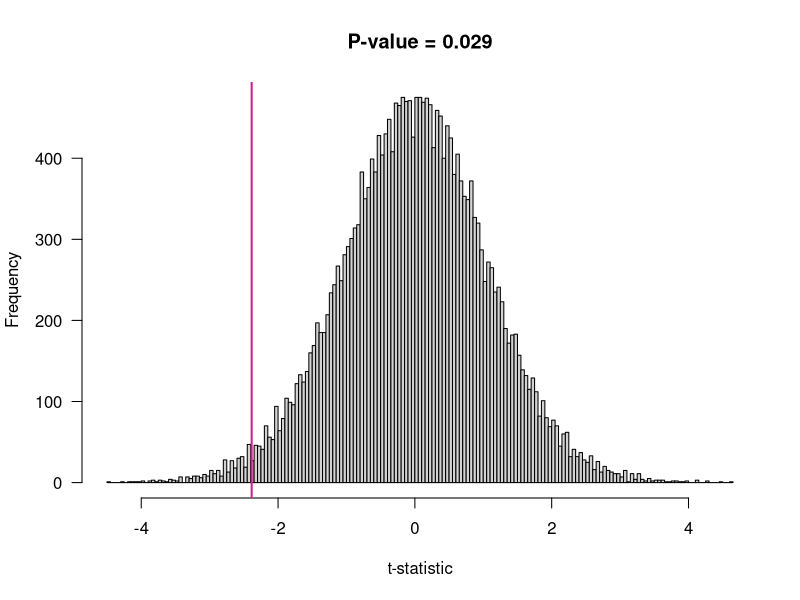
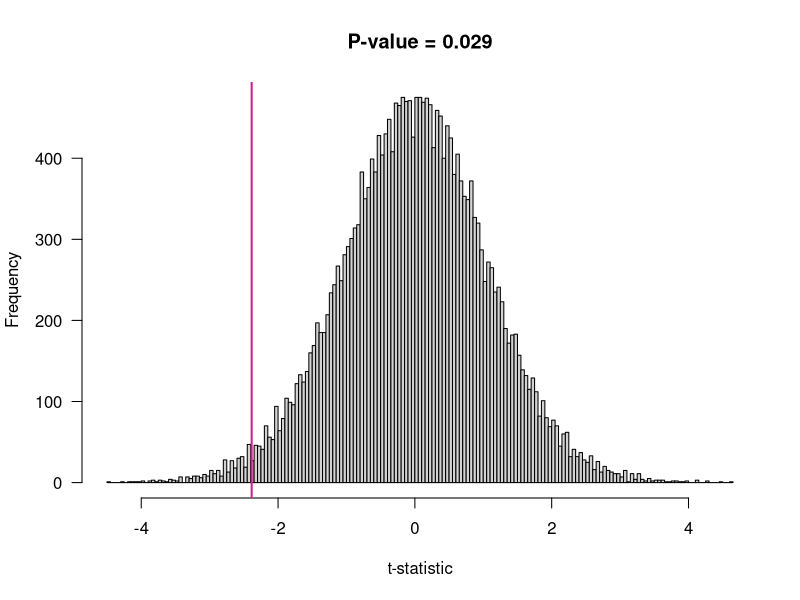

These charts were generated, in order, by the following R code:
## ---- chunk 1
# R code to perform an exhaustive permutation test
# (with the t-statistic) and plot the results

# Utility function
#     returns binary representation of 1:(2^n)
binary.v <-
    function(n)
{
    x <- 1:(2^n)
    mx <- max(x)
    digits <- floor(log2(mx))
    ans <- 0:(digits-1); lx <- length(x)
    x <- matrix(rep(x,rep(digits, lx)),ncol=lx)
    (x %/% 2^ans) %% 2
}

# exhaustive permutation test with the t-statistic
perm.test <-
    function(x, y, var.equal=TRUE)
{
    # number of data points
    kx <- length(x)
    ky <- length(y)
    n <- kx + ky

    # Data re-compiled
    X <- c(x,y)
    z <- rep(1:0,c(kx,ky))

    tobs <- t.test(x,y,var.equal=var.equal)$statistic

    o <- binary.v(n)  # indicator of all possible samples
    o <- o[,apply(o,2,sum)==kx]
    nc <- choose(n,kx)
    allt <- 1:nc
    for(i in 1:nc) {
        xn <- X[o[,i]==1]
        yn <- X[o[,i]==0]
        allt[i] <- t.test(xn,yn,var.equal=var.equal)$statistic
    }

    attr(allt, "tobs") <- tobs

    allt
}
## ---- chunk 2
# some data
x <- c(6.20, 5.72, 6.07, 6.75, 5.50, 6.39, 4.30, 4.96, 5.48)
y <- c(6.49, 6.52, 6.28, 8.59, 7.18, 4.92, 6.74, 7.27)

# run the permutation test
permt <- perm.test(x, y)

# grab the observed t-statistic (saved as attribute)
tobs <- attr(permt, "tobs")

# calculate p-value
pval <- mean(abs(permt) >= abs(tobs))

## ---- chunk 3

# save the results to a .RData file
save(permt, tobs, pval, file="permt_results.RData")

# plot the results
pdf("hw2_plot.pdf", height=7.5, width=10, pointsize=14)
hist(permt, breaks=200, xlab="t-statistic", las=1,
     main = paste("P-value =", round(pval, 3)))
abline(v=tobs, lwd=2, col="violetred")
dev.off()
## ---- chunk 4
save(permt, tobs, pval, file="permt_results.RData")
## ---- chunk 5
hist(permt, breaks=200, xlab="t-statistic", las=1,
     main = paste("P-value =", round(pval, 3)))
abline(v=tobs, lwd=2, col="violetred")
## ---- chunk 6
sessionInfo()
